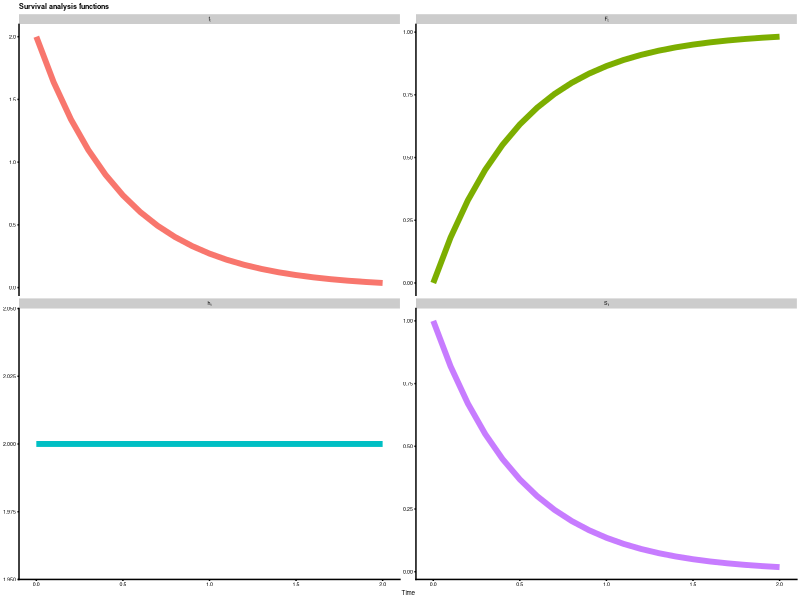
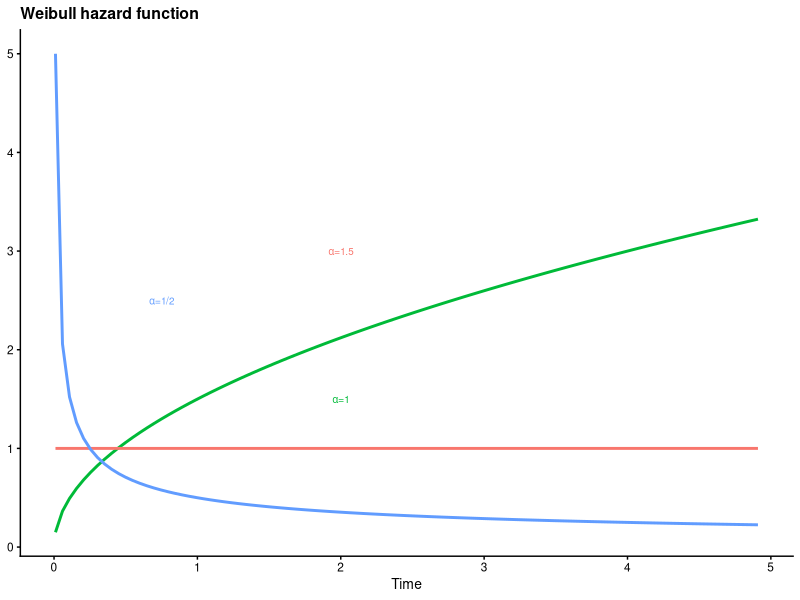
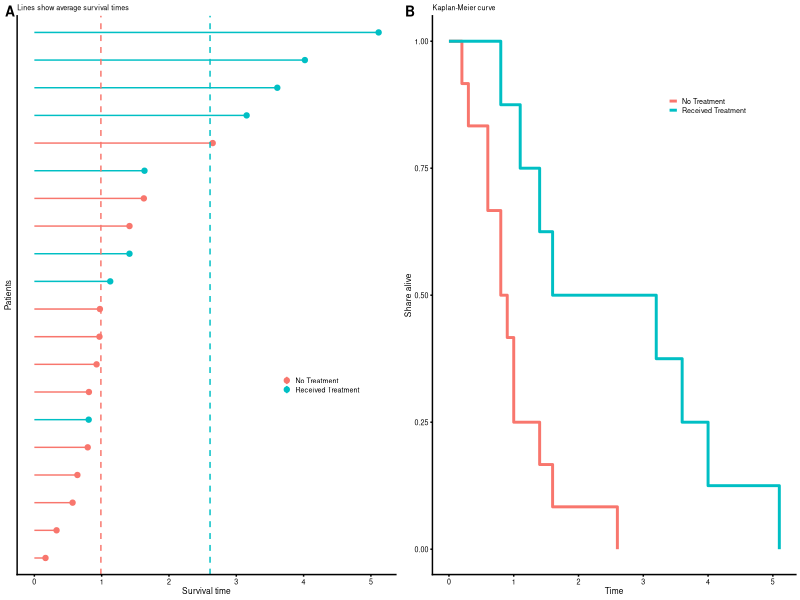

Recreate these plots in R, in order.
## ---- chunk 1
# Call in the CRAN packages
ll <- c('tidyverse','magrittr','cowplot','scales','ggrepel','GGally','forcats','stringr')
        # 'survival','smcure','survminer')
sapply(ll,function(l) require(l,character.only = T))
## ---- chunk 2
# Use theta=2
F.t <- function(t) { pexp(t,rate=2) }
f.t <- function(t) { dexp(t,rate=2) }
S.t <- function(t) { 1 - F.t(t) }
h.t <- function(t) { f.t(t)/S.t(t) }
# Generate data
dat1 <- data.frame(t=seq(0,2,0.1)) %>%
          mutate(Ft=F.t(t),ft=f.t(t),St=S.t(t),ht=h.t(t)) %>%
          gather(dist,val,-t) %>% tbl_df %>% mutate(dist=gsub('t','[t]',dist))
# Plot
ggplot(dat1,aes(x=t,y=val,color=dist)) + geom_line(size=2,show.legend=F) +
  facet_wrap(~dist,scales='free_y',labeller=label_parsed) + theme_cowplot(font_size = 4.5) +
  labs(x='Time') + ggtitle('Survival analysis functions') + theme(axis.title.y=element_blank())
## ---- chunk 3
h.weibull <- function(t,alpha,theta=1) { alpha*(theta^alpha)*t^(alpha-1) }
# Make the text mapping
tmap <- data.frame(x=c(2,2,0.75),y=c(3,1.5,2.5),lab=c("alpha*'=1.5'","alpha*'=1'","alpha*'=1/2'"))
cmap <- c("#F8766D","#00BA38","#619CFF")

ggplot(data.frame(t=seq(0.01,5,0.1)),aes(x=t)) + theme_cowplot(font_size=10) +
  stat_function(fun=h.weibull,args=list(alpha=1.5),color=cmap[2],size=1) + 
  stat_function(fun=h.weibull,args=list(alpha=1.0),color=cmap[1],size=1) + 
  stat_function(fun=h.weibull,args=list(alpha=0.5),color=cmap[3],size=1) + 
  labs(x='Time') + theme(axis.title.y=element_blank()) + 
  geom_text(data=tmap,aes(x=x,y=y,label=lab,color=lab),inherit.aes=F,parse=T,show.legend=F,size=2.5) + 
  ggtitle('Weibull hazard function')
## ---- chunk 4
set.seed(1)
n <- 20 # Number of patients
alpha <- 1.5
X <- data.frame(patient=str_c('id',1:n),iota=rep(1,n),treatment=sample(c(0,1),n,replace=T))
beta <- c(1,2)
# Generate observed survival times
t.obs <- rweibull(n,shape=1.5,scale=(as.matrix(X[,c('iota','treatment')])%*%beta))
X.obs <- cbind(t.obs,X)
## ---- chunk 5
cp <- 6
# Get average survival times
mu1 <- group_by(X.obs,treatment) %>% summarise(mu=mean(t.obs))
# Plot
p1 <- 
ggplot(X.obs,aes(y=t.obs,x=fct_reorder(patient,t.obs),color=factor(treatment))) + 
  coord_flip() + geom_point() + theme_cowplot(font_size=cp) + 
  scale_color_discrete(name='',labels=c('No Treatment','Received Treatment')) + 
  geom_linerange(aes(ymin=0,ymax=t.obs)) +
  labs(y='Survival time',x='Patients',subtitle='Lines show average survival times') +
  theme(axis.ticks.y=element_blank(),axis.text.y=element_blank(),legend.position=c(0.7,0.35)) +
  geom_hline(data=mu1,aes(yintercept=mu,color=factor(treatment)),show.legend=F,linetype=2)
# KM plot
km.dat <- X.obs %>% tbl_df %>% mutate(time=round(t.obs,1)) %>% arrange(treatment,time) %>%
    group_by(treatment) %>% mutate(at.risk=(length(treatment):1)/length(treatment)) %>%
    mutate(at.risk=lead(at.risk,1),at.risk=ifelse(is.na(at.risk),0,at.risk))
km.dat <- do.call('rbind',split(km.dat,km.dat$treatment) %>% 
                    lapply(.,function(rr)  rbind(mutate(rr[1,],at.risk=1,time=0),rr) ))
p2 <-
ggplot(km.dat,aes(x=time,y=at.risk,color=factor(treatment))) + geom_step(size=1) + 
  theme_cowplot(font_size=cp) +
  scale_color_discrete(name='',labels=c('No Treatment','Received Treatment')) +
  labs(x='Time',y='Share alive',subtitle='Kaplan-Meier curve') + 
  theme(legend.position = c(0.65,0.85))
# Combine
plot_grid(p1,p2,ncol=2,labels=c('A','B'),label_size = 10)

## ---- chunk 6
# Log-likelihood
llik <- function(theta,t,dat) {
  t1 <- theta[1] # alpha
  t2 <- theta[2] # beta_0
  t3 <- theta[3] # beta_1
  -sum(dweibull(x=t,shape=t1,scale=dat %*% rbind(t2,t3),log=T))
}
# Optimize
mlik <- optim(par=c(1,1,1),fn=llik,dat=cbind(1,X.obs$treatment),t=X.obs$t.obs)$par
data.frame(Parameters=c('alpha','beta[0]','beta[1]'),
           True.Value=c(alpha,beta),Maximum.Likelihood=round(mlik,1))
